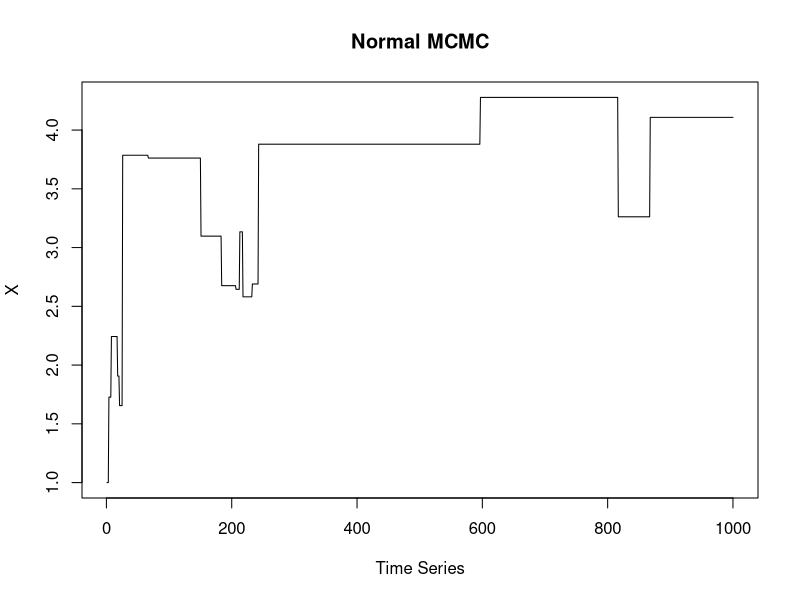
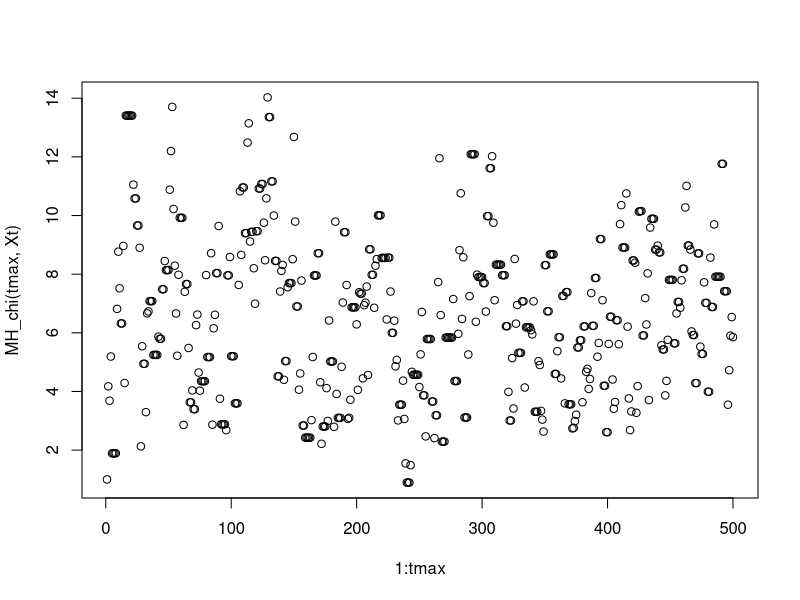

Reproduce these figures in R, in order.

RNGversion("3.5.1")
#question1

set.seed(12345)
MH_normal <- function(tmax, X0){
  t=1
  X=rep(X0,tmax)
  while(t < tmax){
    Y <- rlnorm(1, X[t], 1)
    U <- runif(1,0,1)
  
    alpha_fun <- function(X,Y){
      pi_Y = (Y^5)*exp(-Y)
      pi_Xt = (X^5)*exp(-X)
      q_Xt = dlnorm(X, Y,1)
      q_Y = dlnorm(Y,X,1)
      out = min(1,pi_Y*q_Xt/(pi_Xt*q_Y))
      return(out)
    }
      if(U < alpha_fun(X[t],Y)){
        X[t+1] = Y
      }else{
        X[t+1] = X[t]
        }
    t=t+1
  }
　return(X)
}
tmax=1000
X0=1
plot(1:tmax, MH_normal(tmax,X0),"l", xlab="Time Series", ylab="X", main="Normal MCMC")


# 2
MH_chi <- function(tmax, X0){
  t=1
  X=rep(X0,tmax)
  while(t < tmax){
    Y <- rchisq(1, X[t]+1)
    U <- runif(1,0,1)
    
    alpha_fun <- function(X,Y){
      pi_Y = (Y^5)*exp(-Y)
      pi_Xt = (X^5)*exp(-X)
      q_Xt = dchisq(X, Y+1)
      q_Y = dchisq(Y,X+1)
      out = min(1,pi_Y*q_Xt/(pi_Xt*q_Y))
      return(out)
    }
    if(U < alpha_fun(X[t],Y)){
      X[t+1] = Y # floor?
    }else{
      X[t+1] = X[t]
    }
    t=t+1
  }
  return(X)
}

tmax=500
Xt = 1
plot(1:tmax, MH_chi(tmax,Xt))  


# 3


